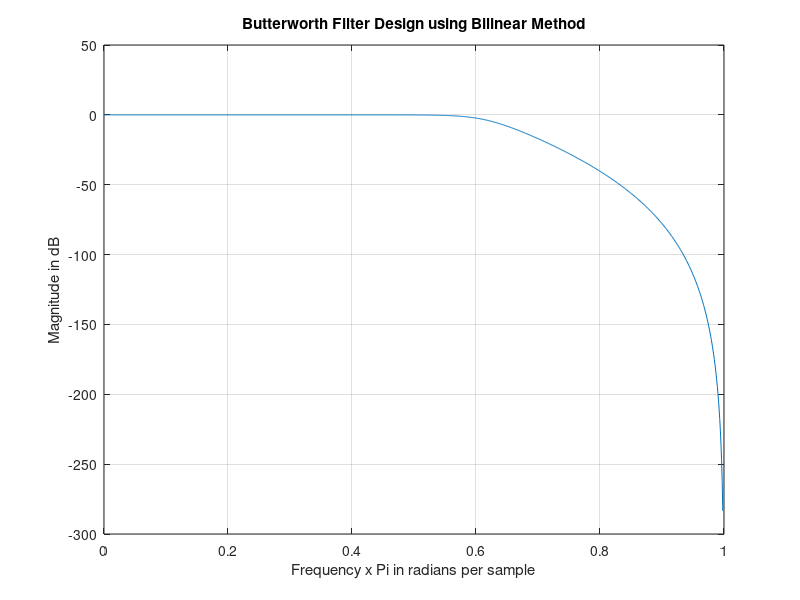

Here is the MATLAB script that generated this plot:
clear all;
close all;
clc;
%%%%%%%%%%%%%%%%%%%%%%%%%%%%%%%%%%%%%%%%%%%%%%%%
%%%%%%%%%%%%%
% delta1 = input('Enter the Pass Band Ripple');
% delta2 = input('Enter the Stop Band Ripple');
% wp = input('Enter the Digital Pass Band Edge Frequency');
% ws = input('Enter the Digital Stop Band Edge Frequency');
% T = input('Enter the Sampling Time Period in Seconds');
%%%%%%%%%%%%%%%%%%%%%%%%%%%%%%%%%%%%%%%%%%%%%%%%
%%%%%%%%%%%%%
%delta1 = 10^(-1.0/20.0)
%delta2 = 10^(-30.0/20.0)
delta1 = 0.90
delta2 = 0.05
wp = 0.25
ws = 0.50
T = 0.1
%Analog Frequencies Calculated using Bilinear Transformation
omegap = (2/T)*tan(wp/2);
omegas = (2/T)*tan(ws/2);
%%%%%%%%%%%%%%%%%%%%%%%%%%%%%
%To Calculate the filter order
den = 2*log10(omegas/omegap);
delta = ((1/(delta2^2))-1);
epsi = ((1/(delta1^2))-1);
num = log10(delta/epsi);
N = ceil(num/den);
omegac = omegap/(epsi^(1/(2*N)));
wc = 2*atan(omegac/2);
[b,a] = butter(N,wc/pi);
[H,W] = freqz(b,a,1024);
plot(W/pi,20*log10(abs(H)));
grid on
xlabel('Frequency x Pi in radians per sample')
ylabel('Magnitude in dB')
title('Butterworth Filter Design using Bilinear Method')